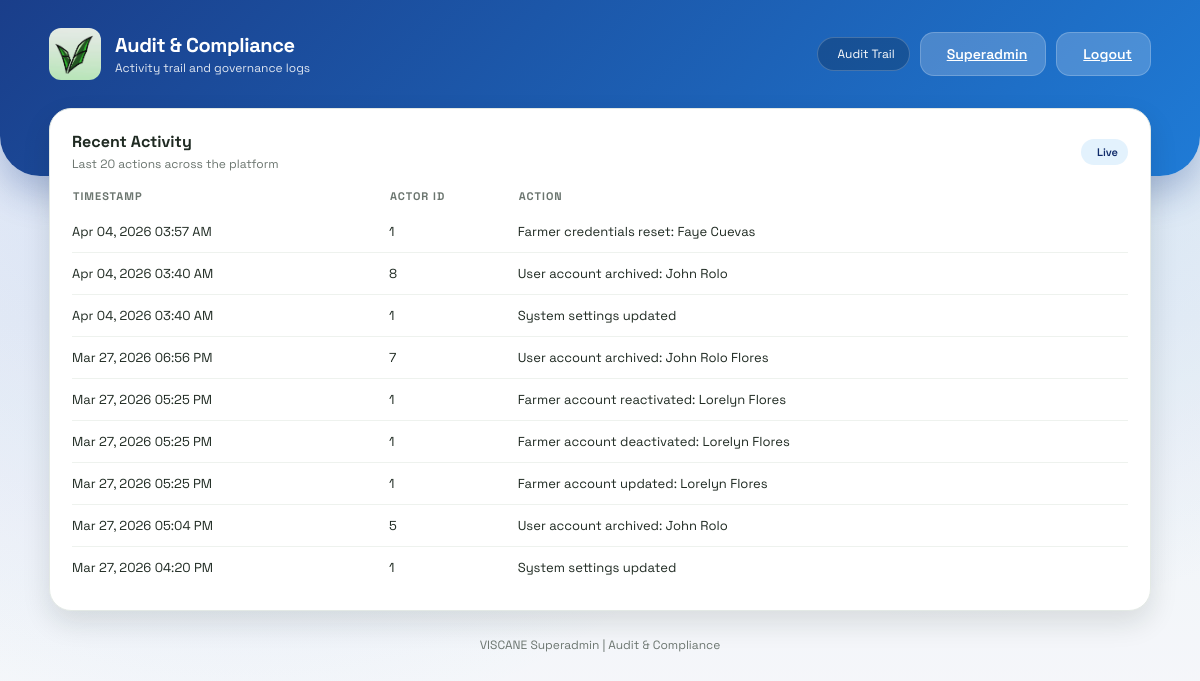
Before: /superadmin/audit (signed in) with the older database file.
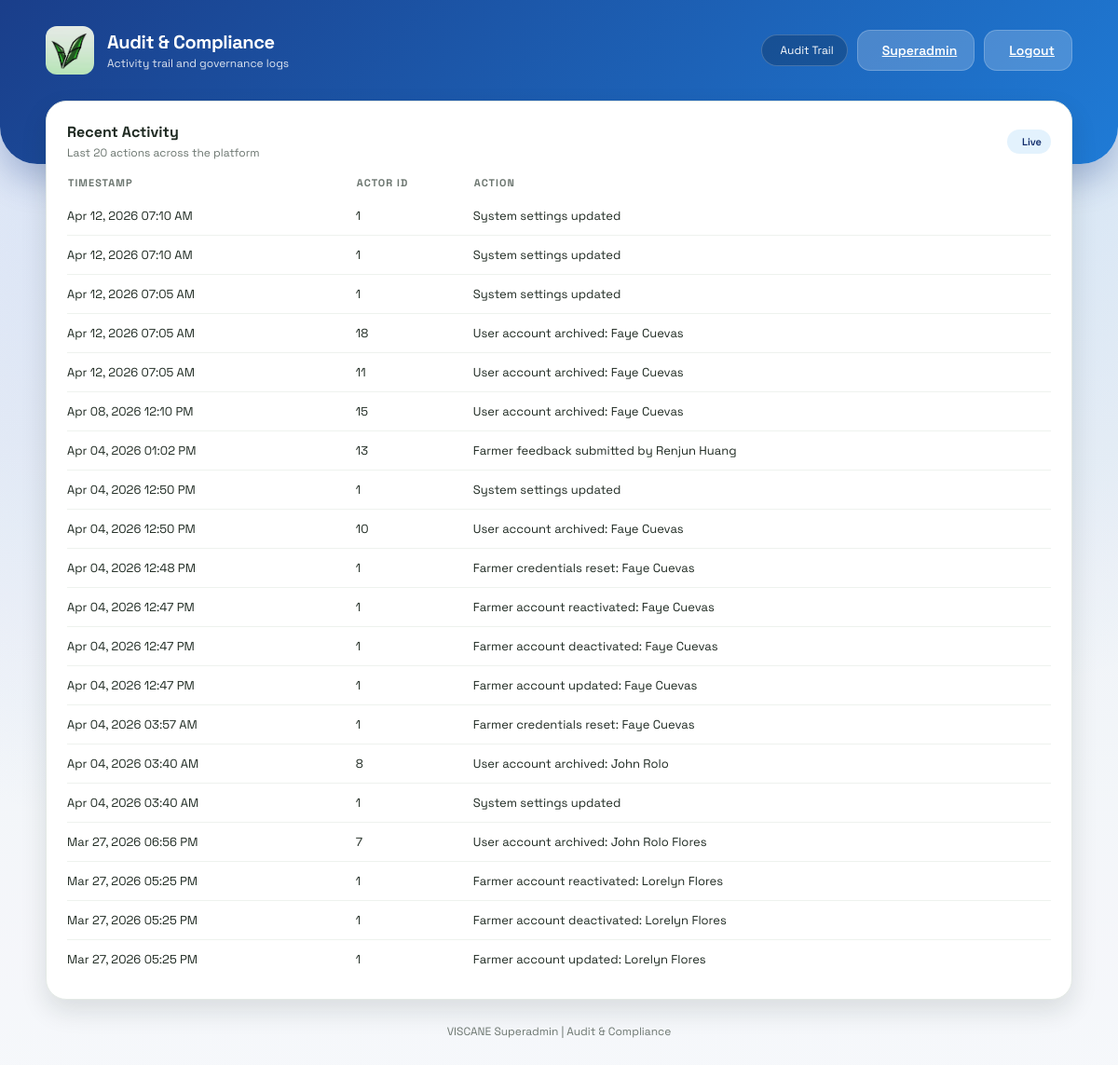
After: the same page with the newer database file.
### models.py (models this page shows)
class AuditLog(db.Model):
    id = db.Column(db.Integer, primary_key=True)
    user_id = db.Column(db.Integer, nullable=True)
    action = db.Column(db.String(255), nullable=False)
    timestamp = db.Column(db.DateTime, default=datetime.utcnow, nullable=False)

### app.py (the view)
@app.route('/superadmin/audit')
@role_required('superadmin')
def superadmin_audit():
    logs = AuditLog.query.order_by(AuditLog.timestamp.desc()).limit(20).all()
    return render_template('superadmin_audit.html', logs=logs, current_admin=get_current_admin())

### app.py (called while the page is built)
def role_required(required_role):
    def decorator(view):
        @wraps(view)
        def wrapped(*args, **kwargs):
            admin_id = session.get('admin_id')
            if not admin_id:
                return redirect(url_for('admin_login'))
            admin = Admin.query.get(admin_id)
            if not admin or admin.is_archived or admin.role != required_role:
                return redirect(url_for('admin_portal'))
            return view(*args, **kwargs)
        return wrapped
    return decorator

def get_current_admin():
    admin_id = session.get('admin_id')
    if not admin_id:
        return None
    admin = Admin.query.get(admin_id)
    if not admin or admin.is_archived:
        return None
    return admin

### templates/superadmin_audit.html (shortened to what this page needs)
<!DOCTYPE html>
<html lang="en">
<head>
    <link rel="stylesheet" href="{{ url_for('static', filename='style.css') }}">
</head>
<body class="admin-layout">
    <header class="dashboard-header">
        <div class="header-content">
            <div class="brand">
                <div class="brand-icon">
                    <img src="{{ url_for('static', filename='logo.jpg') }}" alt="VISCANE Logo" style="width: 100%; height: 100%; object-fit: cover; border-radius: 12px;">
                </div>
                <div>
                    <p class="brand-title">Audit & Compliance</p>
                    <p class="brand-subtitle">Activity trail and governance logs</p>
                </div>
            </div>
            <div class="header-actions">
                <div class="status-pill">
                    Audit Trail
                </div>
                <a class="btn light" href="/superadmin">
                    Superadmin
                </a>
                <a class="btn light" href="/admin-logout">
                    Logout
                </a>
            </div>
        </div>
    </header>
    <main class="dashboard-container fade-in">
        <section class="panel">
            <div class="panel-header">
                <div>
                    <h3 class="panel-title">Recent Activity</h3>
                    <p class="panel-subtitle">Last 20 actions across the platform</p>
                </div>
                <span class="badge">Live</span>
            </div>
            <table class="data-table">
                <thead>
                    <tr>
                        <th>Timestamp</th>
                        <th>Actor ID</th>
                        <th>Action</th>
                    </tr>
                </thead>
                <tbody>
                    {% if logs %}
                        {% for log in logs %}
                            <tr>
                                <td>{{ log.timestamp.strftime('%b %d, %Y %I:%M %p') }}</td>
                                <td>{{ log.user_id if log.user_id else 'System' }}</td>
                                <td>{{ log.action }}</td>
                            </tr>
                        {% endfor %}
                    {% else %}
                        <tr>
                            <td colspan="3">No audit entries available yet.</td>
                        </tr>
                    {% endif %}
                </tbody>
            </table>
        </section>
        <div class="footer-link">VISCANE Superadmin | Audit & Compliance</div>
    </main>
</body>
</html>

Changed rows visible on the page:
no longer on this page (row unchanged): AuditLog: timestamp "Mar 27, 2026 05:04 PM", user "5", action "User account archived: John Rolo"
no longer on this page (row unchanged): AuditLog: timestamp "Mar 27, 2026 04:20 PM", user "1", action "System settings updated"
added AuditLog: timestamp "Apr 12, 2026 07:10 AM", user "1", action "System settings updated"
added AuditLog: timestamp "Apr 12, 2026 07:10 AM", user "1", action "System settings updated"
added AuditLog: timestamp "Apr 12, 2026 07:05 AM", user "1", action "System settings updated"
added AuditLog: timestamp "Apr 12, 2026 07:05 AM", user "18", action "User account archived: Faye Cuevas"
added AuditLog: timestamp "Apr 12, 2026 07:05 AM", user "11", action "User account archived: Faye Cuevas"
added AuditLog: timestamp "Apr 08, 2026 12:10 PM", user "15", action "User account archived: Faye Cuevas"
added AuditLog: timestamp "Apr 04, 2026 01:02 PM", user "13", action "Farmer feedback submitted by Renjun Huang"
added AuditLog: timestamp "Apr 04, 2026 12:50 PM", user "1", action "System settings updated"
added AuditLog: timestamp "Apr 04, 2026 12:50 PM", user "10", action "User account archived: Faye Cuevas"
added AuditLog: timestamp "Apr 04, 2026 12:48 PM", user "1", action "Farmer credentials reset: Faye Cuevas"
added AuditLog: timestamp "Apr 04, 2026 12:47 PM", user "1", action "Farmer account reactivated: Faye Cuevas"
added AuditLog: timestamp "Apr 04, 2026 12:47 PM", user "1", action "Farmer account deactivated: Faye Cuevas"
added AuditLog: timestamp "Apr 04, 2026 12:47 PM", user "1", action "Farmer account updated: Faye Cuevas"
